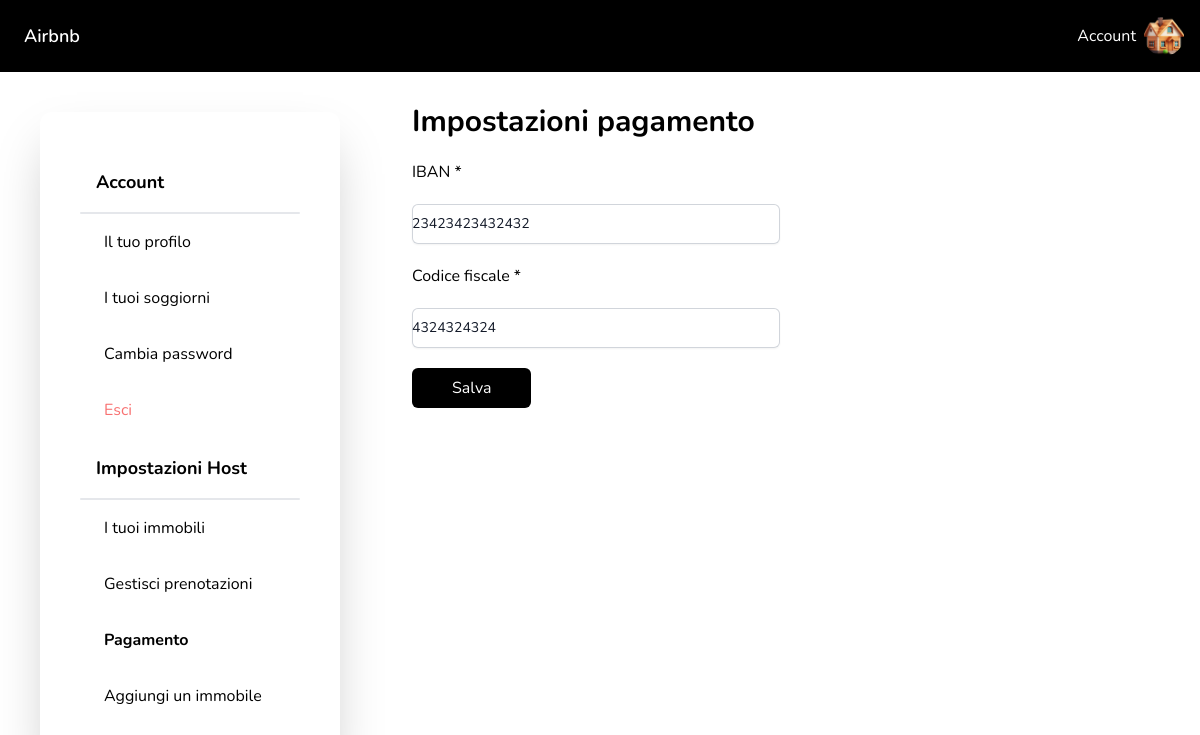
Page /account/editpayment (signed in) on the committed database.
### user/models.py (models this page shows, shortened)
class CustomUser(AbstractUser):
    pic = models.ImageField(upload_to='profile_pics', default='profile_pics/default.jpg', null=True)
    phone = models.CharField(max_length=16, null=True)
    birth_date = models.DateField(null=True)
    tax_code = models.CharField(max_length=16, null=True)
    iban = models.CharField(max_length=27, null=True)
    ROLES = (
        ('GUEST', 'Guest'),
        ('HOST', 'Host'),
    )
    role = models.CharField(max_length=5, choices=ROLES, default='GUEST')
    class Meta:
        verbose_name = "Utente"
        verbose_name_plural = 'Utenti'

### user/decorators.py (the view)
    def _wrapped_view(request, *args, **kwargs):
        if request.user.role == 'HOST':
            return view_func(request, *args, **kwargs)
        else:
            return HttpResponseRedirect(reverse_lazy('user:profile'))

### insertion/forms.py
class EditHostPaymentForm(forms.ModelForm):
    iban = forms.CharField(max_length=27, widget=forms.TextInput(attrs={'class': input_class_full, 'placeholder': 'IT0000000000000000000000'}), label='IBAN *')
    tax_code = forms.CharField(max_length=16, widget=forms.TextInput(attrs={'class': input_class_full, 'placeholder': 'IT00000000000'}), label='Codice fiscale *')
    class Meta:
        model = CustomUser
        fields = ['iban', 'tax_code']
        fields_widget = {
            'iban': forms.TextInput(attrs={'class': input_class_full}),
            'tax_code': forms.TextInput(attrs={'class': input_class_full})
        }

### theme/templatetags/custom_tags.py (called while the page is built)
@register.simple_tag(takes_context=True)
def url_active(context, viewname):
    request = context['request']
    current_path = request.path
    compare_path = reverse(viewname)
    if current_path == compare_path:
        return 'active'
    else:
        return ''

### user/views.py (called while the page is built, shortened)
@login_required(login_url='/login')
@only_host
def payment_settings_view(request):
    form = EditHostPaymentForm(request.POST or None, instance=request.user)
    return render(request, 'account/payment_settings.html', { 'form': form })

### theme/templates/account/payment_settings.html (shortened to what this page needs)
{% extends 'layouts/account.html' %}
{% block content1 %}
<div class="w-full flex flex-col gap-5 items-start">
    <h1 class="text-3xl font-bold">Impostazioni pagamento</h1>
    <form action="" method="post" class="w-full flex flex-col gap-5 md:w-[23rem]">
        <div class="flex flex-row gap-5 ">
            <div class="flex flex-col gap-5 w-full">
                {{ form.iban.label }}
                {{ form.iban }}
            </div>
        </div>
        <div class="flex flex-row gap-5">
            <div class="flex flex-col gap-5 w-full">
                {{ form.tax_code.label }}
                {{ form.tax_code}}
            </div>
        </div>
        <button type="submit" class="p-2 px-10 bg-black text-white rounded-md w-fit">Salva</button>
    </form>
</div>
{% endblock %}

### theme/templates/partials/header.html (shortened to what this page needs)
<div class="w-100 m-auto text-center p-4 bg-black text-white">
    <nav class="flex items-center justify-between">
        <div class="flex items-center">
            <a href="/" class="ml-2 text-lg font-semibold">Airbnb</a>
        </div>
        <div class="flex items-center space-x-4">
            {% if request.user.is_authenticated %}
                <a href="/account" class="flex flex-row gap-2 items-center">
                    <span>Account</span>
                    <img src="{{ request.user.pic.url }}" class="profile__pic" />
                </a>
            {% else %}
                <a href="/login" class="hover:text-slate-100">Login</a>
            {% endif %}
        </div>
    </nav>
</div>

### theme/static/css/app.css (style rules this page uses)
.profile__pic { width: 40px; height: 40px; border-radius: 100%; object-fit: cover; }

### theme/templates/layouts/base.html (style rules this page uses)
body { font-family: "Nunito", sans-serif; }

### rows in the picture
CustomUser: user.pic (placeholder picture), iban "23423423432432", tax_code "4324324324"
